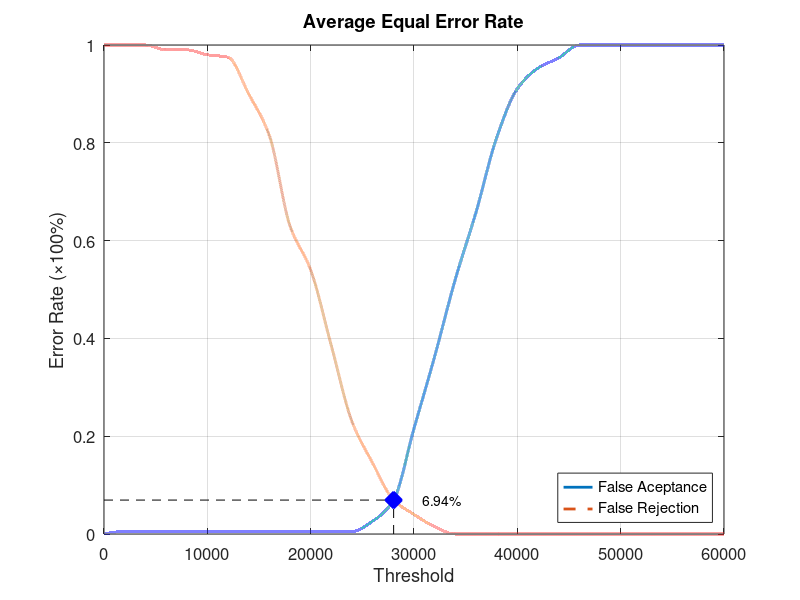
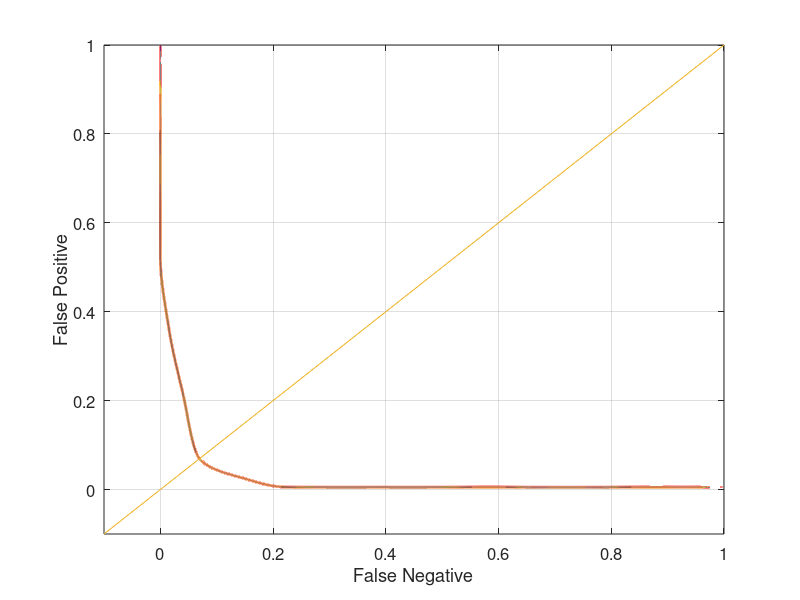

These figures' MATLAB source, in order:
function yEER = Database4_4
close all;
clear;
clc;
x = 0:2000:60000;
xq = 0:0.5:60000;

y0 = [0 0.00526316 0.00526316 0.00526316 0.00526316 0.00526316 0.00526316 0.00526316 0.00526316 0.00526316 0.00526316 0.00526316 0.00526316 0.0263158 0.0684211 0.215789 0.363158 0.521053 0.657895 0.810526 0.910526 0.952632 0.973684 1 1 1 1 1 1 1 1];
yy0 = interp1(x, y0, xq, 'pchip');
y1 = [1 1 1 0.99 0.99 0.98 0.975 0.9 0.815 0.63 0.54 0.385 0.23 0.145 0.07 0.04 0.015 0 0 0 0 0 0 0 0 0 0 0 0 0 0];
yy1 = interp1(x, y1, xq, 'pchip');

% Calculating EER: 
y2 = abs(y0 - y1);
find(y2 == min(y2))
yy2 = abs(yy0 - yy1);
xEER = find(yy2 == min(yy2));
xEERIndex = xq(xEER) % X-axis EER
yEER = yy0(xEER) % Y-axis EER

main = figure
plot(xq, yy0,'-','LineWidth', 2);	hold on
plot(xq, yy1,'--','LineWidth', 2);	hold on
plot([xEERIndex xEERIndex], [0 yEER], 'k--');	hold on
plot([0 xEERIndex], [yEER yEER], 'k--');	hold on
plot(xEERIndex, yEER, 'bx', 'LineWidth', 10);	hold on
text(xEERIndex + 10 * xEERIndex / 100, yEER, [num2str(round((10000 * yEER)) / 100) '%'])
legend('False Aceptance', 'False Rejection', 'Location', 'SouthEast')
xlabel('Threshold')
ylabel('Error Rate (\times100%)')
title('Average Equal Error Rate')
set(gca, 'FontSize', 12)
axis([0 60000 0 1])
grid on

print(main, 'Database4_4Main', '-dpng');
FNRxFPR = figure('Color', [1 1 1]);
plot(yy1, yy0, '-', yy1, yy0, 'LineWidth', 2);
hold on
y = -0.1:0.1:1
plot(y, y); 
set(gca, 'FontSize', 12)
xlabel('False Negative')
ylabel('False Positive')
axis([-0.1 1 -0.1 1])
set(gca, 'FontSize', 12)
grid on

print(FNRxFPR, 'Database4_4FNRxFPR','-dpng');
end
